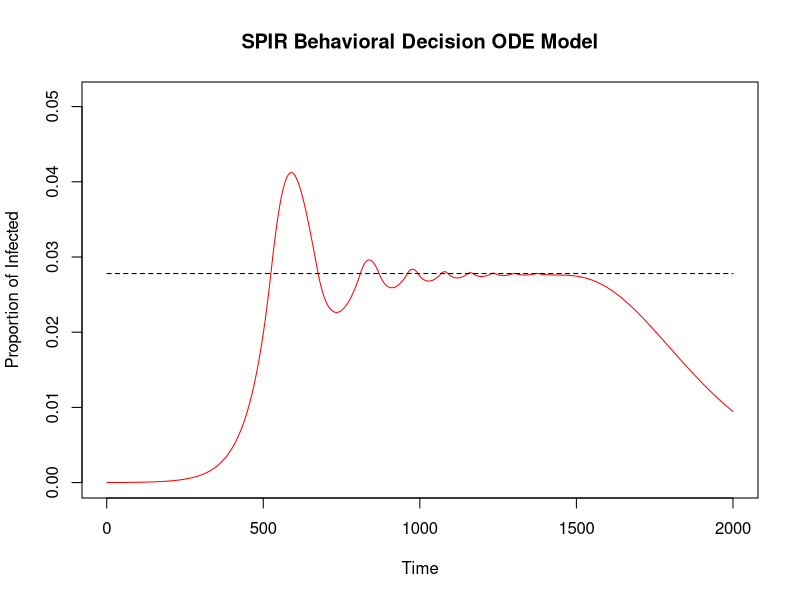
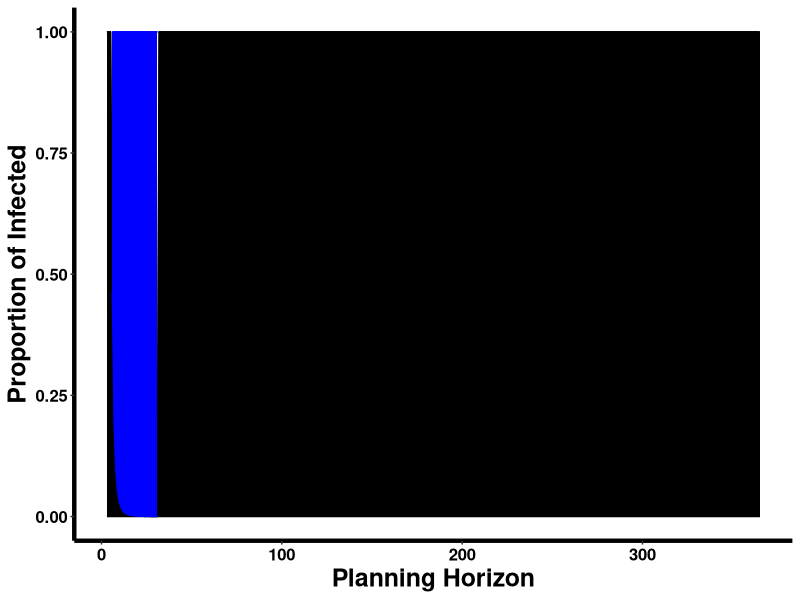
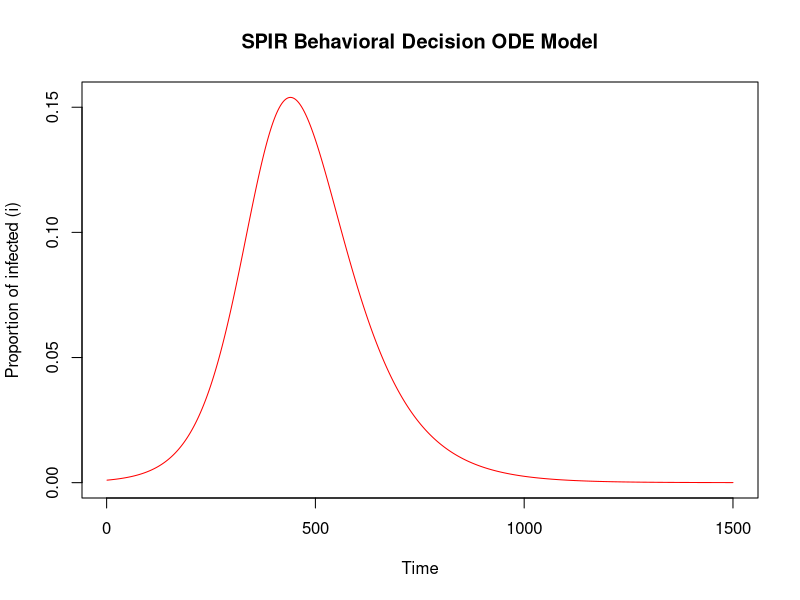
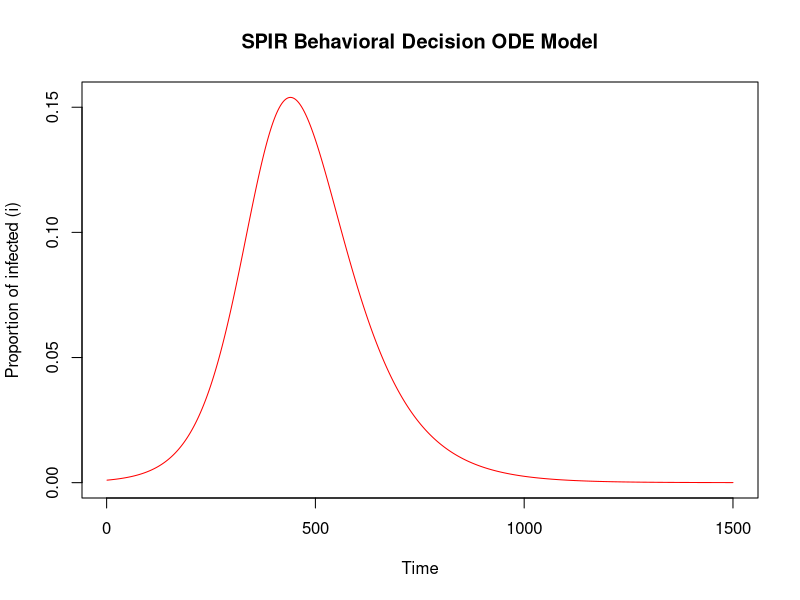
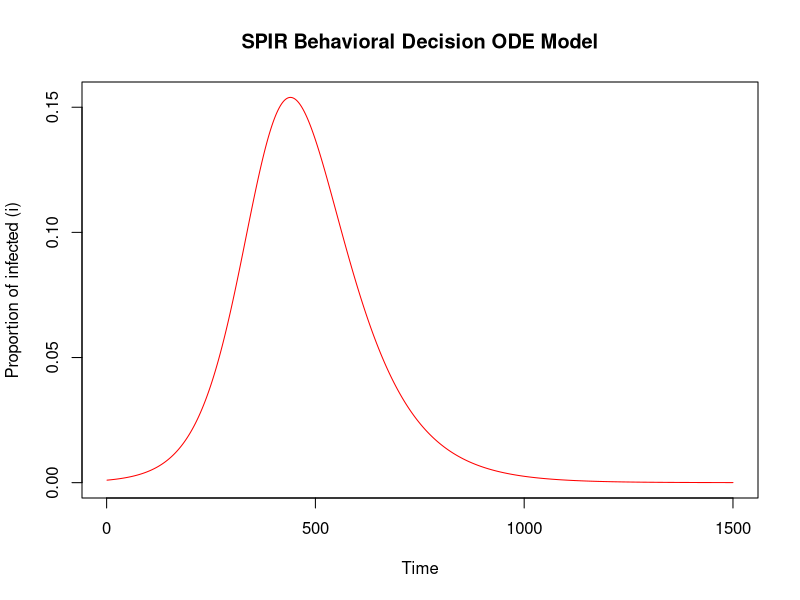
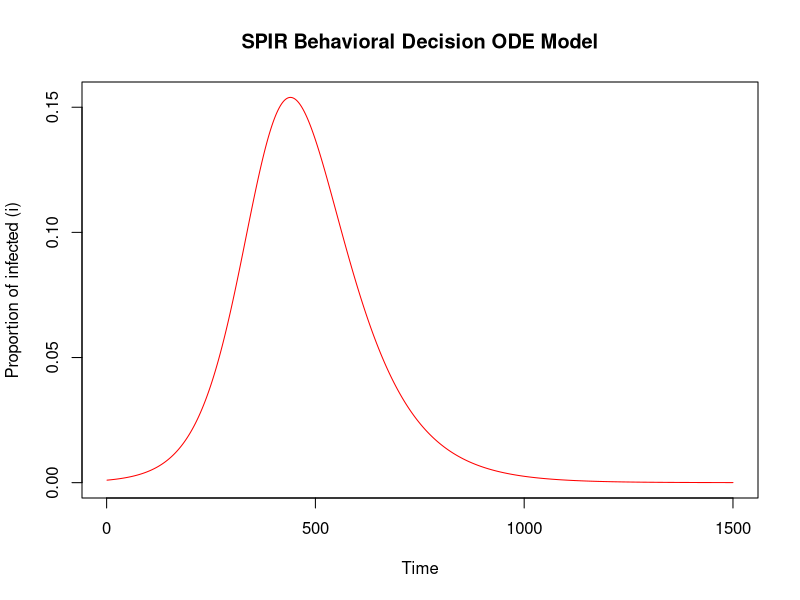
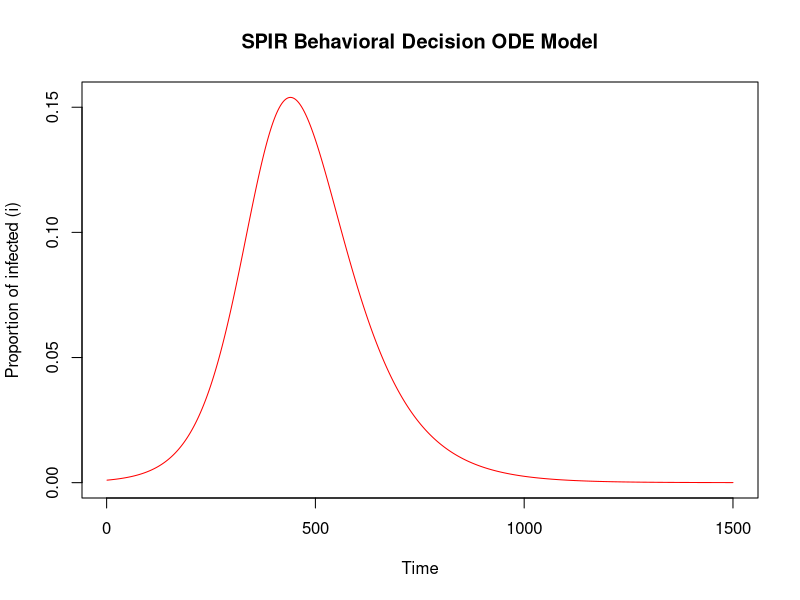
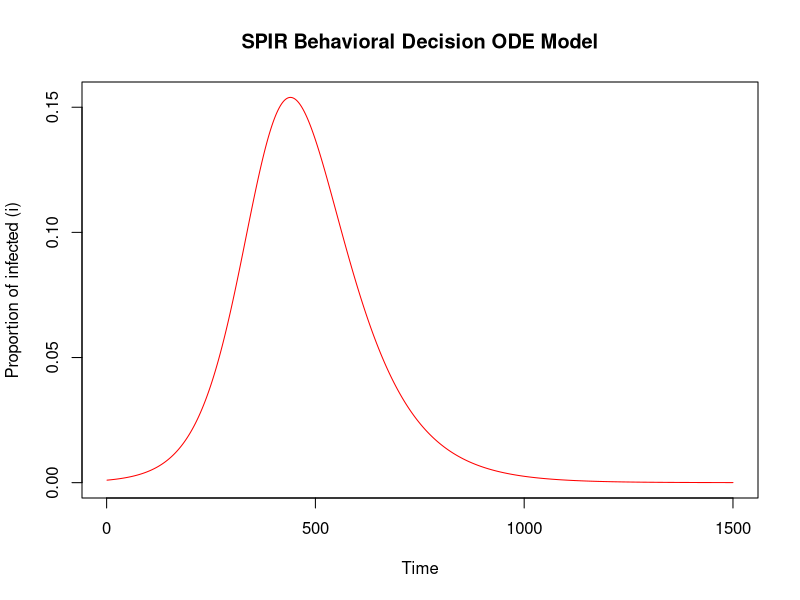

Recreate these plots in R, in order. (Note: this script raises an error after producing the figures.)
##
## ODE SPIR model
##
## Author......: Luis Gustavo Nardin
## Last Change.: 03/25/2016
##
library(data.table)
library(deSolve)
library(foreach)
library(ggplot2)
library(doParallel)
registerDoParallel(cores=2)


##############
## Calculates i switch
##############
calc_iswitch <- function(h, bs, rho, g, l, k, payoffs){
  
  iswitch <- NULL
  iState <- NULL
  pI <- 0
  pUs <- NULL
  pUp <- NULL
  n <- 0
  
  for(i in seq(0.0001, 1.0, 0.0001)){
    p <- i^(1/k) * bs
    Tss <- (1 - ((1 - p)^h)) / p
    if (p != g){
      Tis <- (1 / g) - (((p * ((1 - g)^h)) / (g * (p - g))) * (1 - (((1 - p) / (1 - g))^h))) - (((1 - p)^h) / g)
    } else {
      Tis <- (1 / g) - ((p * h * ((1 - g)^(h-1))) / g) - (((1 - p)^h) / g)
    }
    Trs <- h - Tss - Tis
    
    if (l == 0){
      Us <- (payoffs[1] * Tss) + (payoffs[3] * Tis) + (payoffs[4] * Trs)
    } else {
      ts <- seq(0, Tss, 0.001)
      ds <- sum(exp(-l * ts)) / length(ts)
      
      ti <- seq(Tss, Tss + Tis, 0.001)
      di <- sum(exp(-l * ti)) / length(ti)
      
      tr <- seq(Tss + Tis, Tss + Tis + Trs, 0.001)
      dr <- sum(exp(-l * tr)) / length(tr)
      
      Us <- (ds * payoffs[1] * Tss) + (di * payoffs[3] * Tis) + (dr * payoffs[4] * Trs)
    }
    
    p <- i^(1/k) * bs * rho
    Tpp <- (1 - ((1 - p)^h)) / p
    if (p != g){
      Tip <- (1 / g) - (((p * ((1 - g)^h)) / (g * (p - g))) * (1 - (((1 - p) / (1 - g))^h))) - (((1 - p)^h) / g)
    } else {
      Tip <- (1 / g) - ((p * h * ((1 - g)^(h-1))) / g) - (((1 - p)^h) / g)
    }
    Trp <- h - Tpp - Tip
    
    if (l == 0){
      Up <- (payoffs[2] * Tpp) + (payoffs[3] * Tip) + (payoffs[4] * Trp)
    } else {
      tp <- seq(0, Tpp, 0.001)
      dp <- sum(exp(-l * tp)) / length(tp)
      
      ti <- seq(Tpp, Tpp + Tip, 0.001)
      di <- sum(exp(-l * ti)) / length(ti)
      
      tr <- seq(Tpp + Tip, Tpp + Tip + Trp, 0.001)
      dr <- sum(exp(-l * tr)) / length(tr)
      
      Up <- (dp * payoffs[2] * Tpp) + (di * payoffs[3] * Tip) + (dr * payoffs[4] * Trp)
    }
    
    if (is.null(pUs)){
      pUs <- Us
    }
    
    if (is.null(pUp)){
      pUp <- Up
    }
    
    if (is.null(iState)){
      if (Us > Up){
        # Susceptible
        iState <- 0
      } else {
        # Prophylactic
        iState <- 1
      }
    }
    
    if (((Us >= Up) && (pUs < pUp)) || ((Up >= Us) && (pUp < pUs))) {
      iswitch <- rbind(iswitch, cbind(h, bs, rho, g, l, k, pI, i, iState, n))
      
      if ((Us >= Up) && (pUs < pUp)){
        # Susceptible
        iState <- 0
      } else if ((Up >= Us) && (pUp < pUs)){
        # Prophylactic
        iState <- 1
      }
      
      pI <- i
      pUs <- Us
      pUp <- Up
      n <- n + 1
    }
  }
  
  i <- 1
  iswitch <- rbind(iswitch, cbind(h, bs, rho, g, l, k, pI, i, iState, n))
  
  return(iswitch)
}


##
## SPIR ODE model
##
SPIRmodel <- function(Time, State, Pars){
  with(as.list(c(State, Pars)),{
    
    i <- (I / (S+P+I+R))
    for (index in 1:nrow(iswitch)){
      if ((i >= iswitch[index,7]) && (i <= iswitch[index,8])){
        W <- iswitch[index,9]
        break
      }
    }

    dS <- (-Bs * i * S) - (delta * W * S) + (delta * (1 - W) * P)
    dP <- (-Bs * rho * i * P) + (delta * W * S) - (delta * (1 - W) * P)
    dI <- (Bs * i * S) + (Bs * rho * i * P) - (G * I)
    dR <- G * I
    
    return(list(c(dS,dP,dI,dR)))
  })
}

##
## Input parameters
##
pars <- list(
  R0 <- 2,
  duration <- 65,
  G <- 1 / duration,
  Bs <- R0 / duration,
  bs <- 1 - exp(-Bs),
  rho <- 0.10,
  gamma <- 1 - exp(-G),
  lambda <- 0,
  kappa <- 5,
  delta <- 0.01,
  h <- 10,
  payoffs <- c(1.00, 0.95, 0.10, 0.95),
  iswitch <- calc_iswitch(h, bs, rho, gamma, lambda, kappa, payoffs)
)

yinit <- c(S = 100000 - 1, P = 0, I = 1, R = 0)
times <- seq(1, 2000, 1)

##
## Solve the ODE
##
out <- as.data.frame(lsoda(yinit, times, SPIRmodel, pars, rtol=1e-3, atol=1e-3))

##
## Plot the proportion of infected over time.
## The dashed line represents the i switching point(s)
##
isps <- iswitch[iswitch[,8] != 1,8]
plot(I / (S+P+I+R) ~ time, out, type="l", col="red",
     ylim=c(0, min(1, max(isps, max(I / (S+P+I+R))) + 0.01)),
     main=c("SPIR Behavioral Decision ODE Model"),
     xlab=c("Time"), ylab=c("Proportion of Infected"))

for(isp in isps){
  lines(rep(isp, length(times)) ~ times, type="l", lty="dashed")
}

##
## Generic iSwitch analysis of time horizon
##
H <- seq(3, 365)

iSwitch <- foreach(h=H, .combine=rbind) %dopar%
  calc_iswitch(h, bs, rho, gamma, lambda, kappa, payoffs)

data <- data.table(iSwitch)

ggplot(data, aes(x=h, y=i, group=n, color=factor(n))) +
  xlab("Planning Horizon") +
  ylab("Proportion of Infected") +
  geom_line() +
  geom_ribbon(data=subset(data,n==0 | n==2),
              aes(x=h, ymax=i, ymin=pI), fill="black") +
  geom_ribbon(data=subset(data,n==1),
              aes(x=h, ymax=i, ymin=pI), fill="blue") +
  scale_color_manual(values=c("black","blue", "black")) +
  theme(axis.title.x = element_text(colour = 'black', size = 18, face = 'bold'),
        axis.title.y = element_text(colour = 'black', size = 18, face = 'bold'),
        axis.text.x = element_text(colour = 'black', size = 12, face = 'bold'),
        axis.text.y = element_text(colour = 'black', size = 12, face = 'bold'),
        axis.line = element_line(colour = 'black', size = 1.5, linetype = 'solid'),
        panel.background = element_rect(fill = "transparent",colour = NA),
        panel.grid.minor = element_blank(),
        panel.grid.major = element_blank(),
        legend.position = "none")


## Generate Graphics
for (th in c(3, 5, 10, 20, 50, 100, 200, 365)){
  for (k in c(1, 2, 3, 4, 5, 10, 15)){
    for (d in c(1, 1/7, 1/30, 1/365)){
      pars <- list(
        R0 <- 2,
        duration <- 65,
        G <- 1 / duration,
        Bs <- R0 / duration,
        bs <- 1 - exp(-Bs),
        rho <- 0.25,
        gamma <- 1 - exp(-G),
        lambda <- 0,
        kappa <- k,
        delta <- d,
        h <- th,
        payoffs <- c(1.00, 0.95, 0.10, 0.95),
        iswitch <- calc_iswitch(h, bs, rho, gamma, lambda, kappa, payoffs)
      )

      yinit <- c(S = 100000 - 100, P = 0, I = 100, R = 0)
      times <- seq(1, 1500, 1)
      
      ##
      ## Solve the ODE
      ##
      out <- as.data.frame(lsoda(yinit, times, SPIRmodel, pars, rtol=1e-3, atol=1e-3))
      
      ##
      ## Plot the proportion of infected over time.
      ## The dashed line represents the i switching point(s)
      ##
      png(paste0("/home/gnardin/", "h", th, "f", f, "d", d, ".png"))
      plot(I / (S+P+I+R) ~ time, out, type="l", col="red",
           #ylim=c(0,1),
           main=c("SPIR Behavioral Decision ODE Model"),
           xlab=c("Time"), ylab=c("Proportion of infected (i)"))
      dev.off()
    }
  }
}
